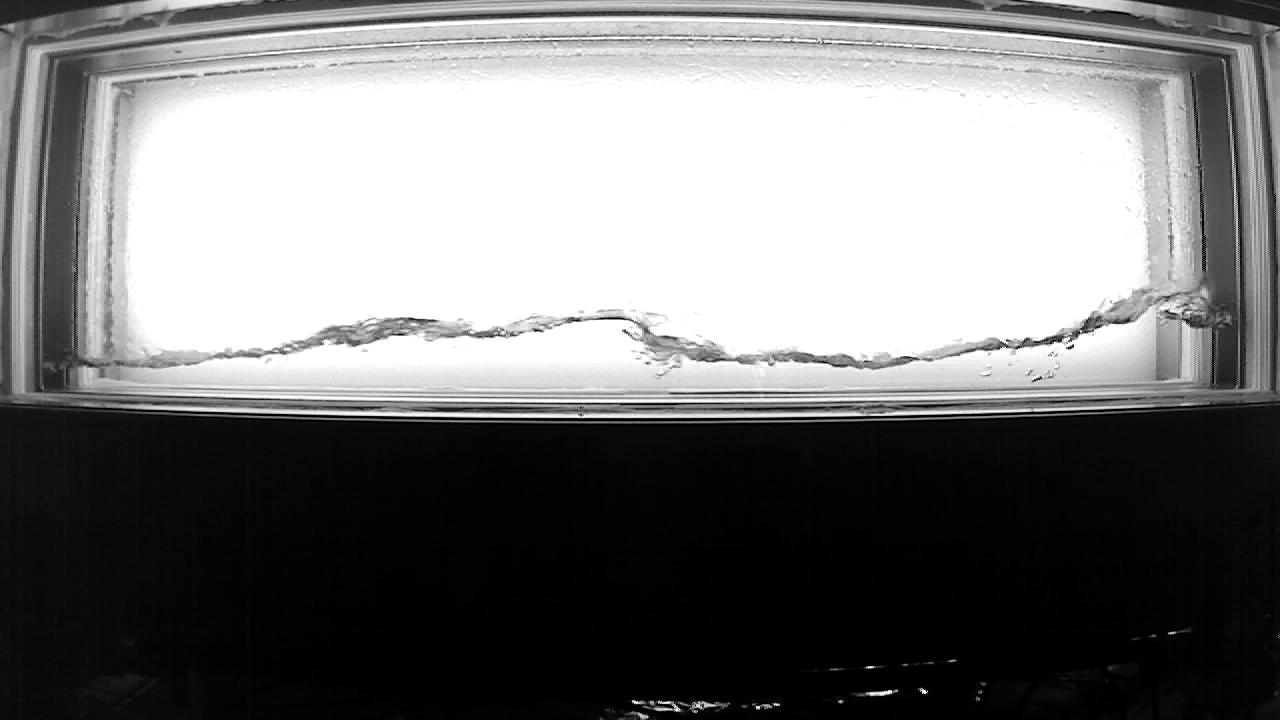
#> input picture CCFL002_1_2000_500_up_cam1_a_pre.jpg, 1280 x 720 px; the run also reads 2 pictures not shown here
$ jupyter execute --allow-errors 'HZDR 1a.ipynb'
#> lines starting #> are read from the running program, lines starting #| are printed output that depends on the picture; after the words box and inside, x2 and y2 are one past the last pixel; in counts of white or black regions, pixels touching at a corner belong together
[cell 1]
import cv2
import numpy as np
import matplotlib.pyplot as plt
import seaborn as sns; sns.set()
from skimage import draw

[cell 2]
def preprocess_image(filename):
#> called with filename = 'CCFL002_1_2000_500_up_cam1_a_pre.jpg'
    bgr_image       = cv2.imread(filename)
#> bgr_image is the input picture: shape (720, 1280, 3); min 0, max 255, mean 120.9
    rgb_image       = cv2.cvtColor(bgr_image, cv2.COLOR_BGR2RGB)
    gray_image      = cv2.cvtColor(rgb_image, cv2.COLOR_RGB2GRAY)
    _, binary_image = cv2.threshold(gray_image, 210, 255, cv2.THRESH_BINARY)
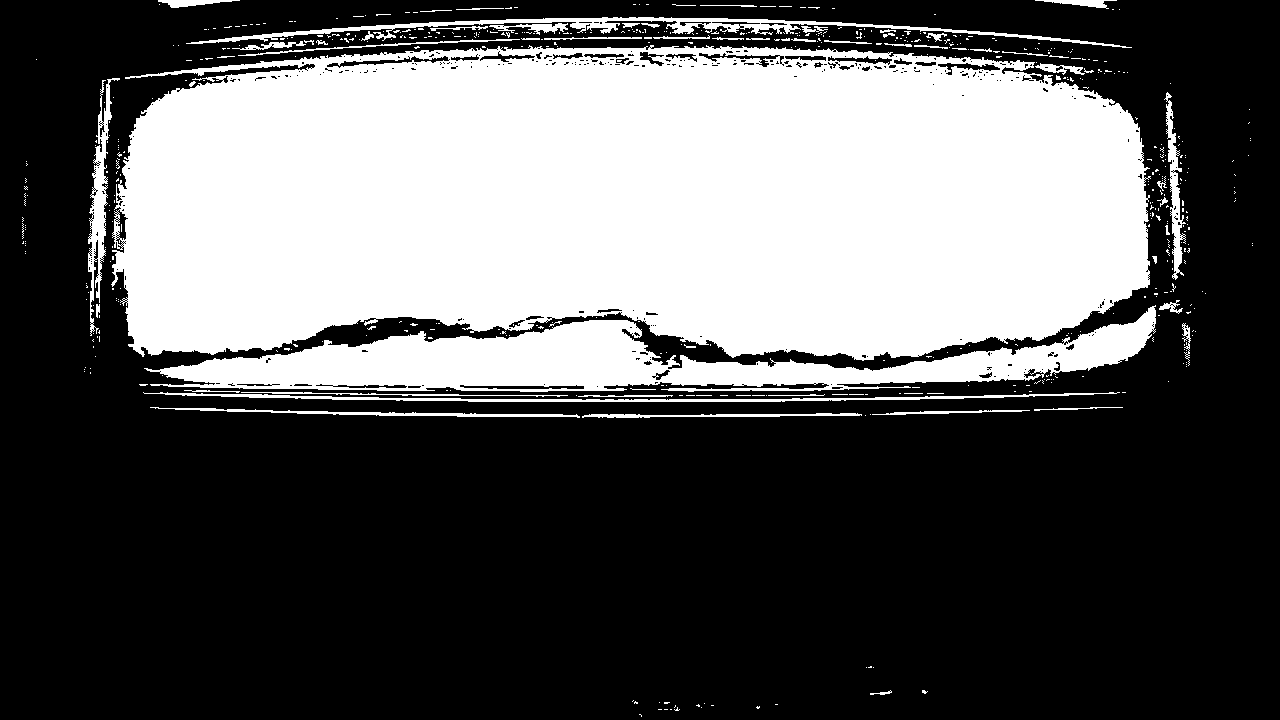
#> binary_image: shape (720, 1280); 36.1% white; 572 white regions (511 under 20 px), largest, box (x1, y1, x2, y2) and area: (111, 45, 1151, 361) 277497, (144, 305, 1156, 392) 35266, (186, 17, 1132, 48) 4526
    binary_image    = binary_image/255

    return binary_image, gray_image

[cell 3]
plt.figure(figsize=(20,20))
plt.imshow(preprocess_image('CCFL002_1_2000_500_up_cam1_a_pre.jpg')[1], cmap='gray')
plt.show()

[cell 4]
binary_image, gray_image = preprocess_image('CCFL002_1_2000_500_up_cam1_a_post.jpg')
#> call 2 of preprocess_image, with filename = 'CCFL002_1_2000_500_up_cam1_a_post.jpg'
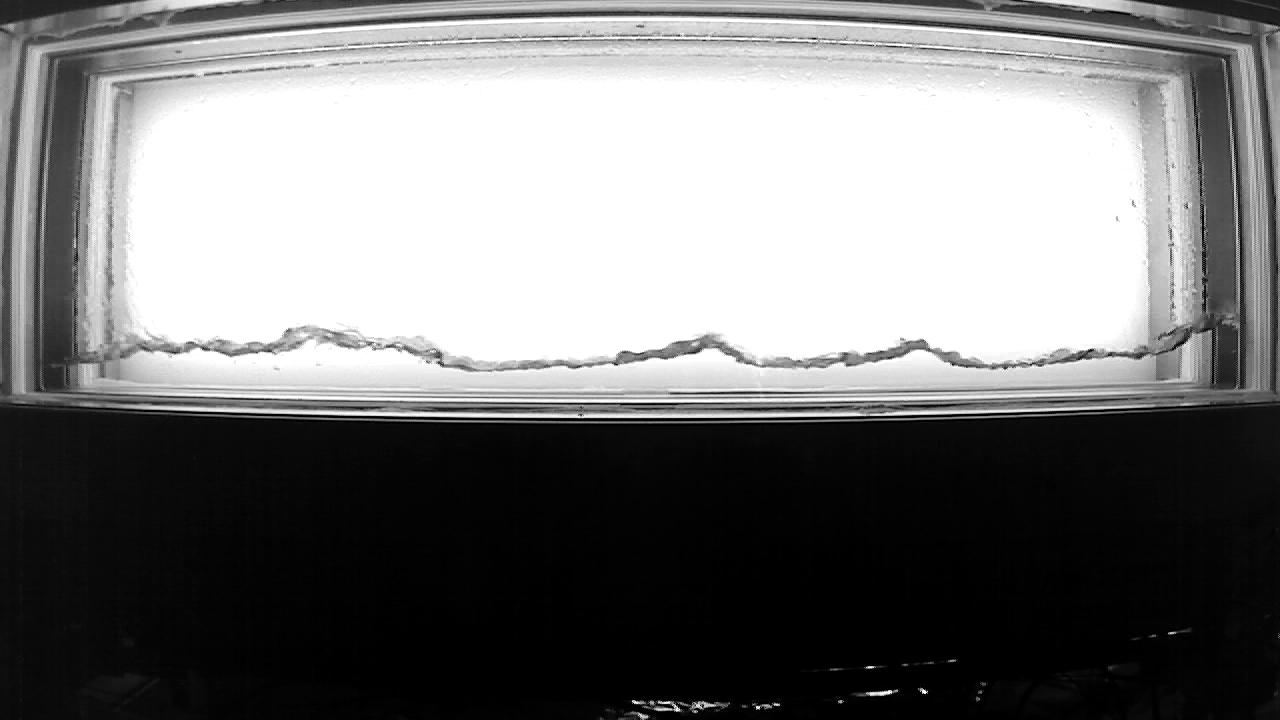
#> input picture CCFL002_1_2000_500_up_cam1_a_post.jpg, 1280 x 720 px
#> in preprocess_image, bgr_image is the input picture: shape (720, 1280, 3); min 0, max 255, mean 121.2
#> in preprocess_image (call 2), `_, binary_image = cv2.threshold(gray_image, 210, 255, cv2.THRESH_BINARY)`: binary_image: shape (720, 1280); 36.4% white; 541 white regions (488 under 20 px), largest, box (x1, y1, x2, y2) and area: (112, 45, 1150, 365) 290976, (132, 337, 1133, 392) 24130, (185, 17, 1131, 51) 5643
size = 5

plt.figure(figsize=(10,10))
# [y,x]
#binary_image[90-size:90+size,200-size:200+size] = 0   # Point A = 90,200
#binary_image[70-size:70+size,400-size:400+size] = 0   # Point B = 70,400
#binary_image[70-size:70+size,600-size:600+size] = 0   # Point C = 70,600
#binary_image[75-size:75+size,800-size:800+size] = 0   # Point D = 75,800
#binary_image[80-size:80+size,1000-size:1000+size] = 0   # Point E = 80,1000

#binary_image[90:90+251,200-size:200+size] = 0
#binary_image[70:70+272,400-size:400+size] = 0
#binary_image[70:70+286,600-size:600+size] = 0
#binary_image[75:75+285,800-size:800+size] = 0
#binary_image[80:80+283,1000-size:1000+size] = 0

binary_image[110-size:110+size,150-size:150+size] = 0
#> binary_image: shape (720, 1280) float64; values 0 (black) and 1 (white), 36.4% white; 541 white regions (488 under 20 px), largest, box (x1, y1, x2, y2) and area: (112, 45, 1150, 365) 290894, (132, 337, 1133, 392) 24130, (185, 17, 1131, 51) 5643
binary_image[95-size:95+size,175-size:175+size] = 0
#> binary_image: shape (720, 1280) float64; values 0 (black) and 1 (white), 36.4% white; 541 white regions (488 under 20 px), largest, box (x1, y1, x2, y2) and area: (112, 45, 1150, 365) 290800, (132, 337, 1133, 392) 24130, (185, 17, 1131, 51) 5643
binary_image[90-size:90+size,200-size:200+size] = 0
#> binary_image: shape (720, 1280) float64; values 0 (black) and 1 (white), 36.3% white; 541 white regions (488 under 20 px), largest, box (x1, y1, x2, y2) and area: (112, 45, 1150, 365) 290702, (132, 337, 1133, 392) 24130, (185, 17, 1131, 51) 5643
binary_image[85-size:85+size,225-size:225+size] = 0
#> binary_image: shape (720, 1280) float64; values 0 (black) and 1 (white), 36.3% white; 541 white regions (488 under 20 px), largest, box (x1, y1, x2, y2) and area: (112, 45, 1150, 365) 290622, (132, 337, 1133, 392) 24130, (185, 17, 1131, 51) 5643
binary_image[82-size:82+size,250-size:250+size] = 0
#> binary_image: shape (720, 1280) float64; values 0 (black) and 1 (white), 36.3% white; 541 white regions (488 under 20 px), largest, box (x1, y1, x2, y2) and area: (112, 45, 1150, 365) 290532, (132, 337, 1133, 392) 24130, (185, 17, 1131, 51) 5643
binary_image[80-size:80+size,275-size:275+size] = 0
#> binary_image: shape (720, 1280) float64; values 0 (black) and 1 (white), 36.3% white; 541 white regions (488 under 20 px), largest, box (x1, y1, x2, y2) and area: (112, 45, 1150, 365) 290433, (132, 337, 1133, 392) 24130, (185, 17, 1131, 51) 5643
binary_image[78-size:78+size,300-size:300+size] = 0
#> binary_image: shape (720, 1280) float64; values 0 (black) and 1 (white), 36.3% white; 541 white regions (488 under 20 px), largest, box (x1, y1, x2, y2) and area: (112, 45, 1150, 365) 290333, (132, 337, 1133, 392) 24130, (185, 17, 1131, 51) 5643
binary_image[75-size:75+size,325-size:325+size] = 0
#> binary_image: shape (720, 1280) float64; values 0 (black) and 1 (white), 36.3% white; 541 white regions (488 under 20 px), largest, box (x1, y1, x2, y2) and area: (112, 45, 1150, 365) 290236, (132, 337, 1133, 392) 24130, (185, 17, 1131, 51) 5643
binary_image[73-size:73+size,350-size:350+size] = 0
#> binary_image: shape (720, 1280) float64; values 0 (black) and 1 (white), 36.3% white; 541 white regions (488 under 20 px), largest, box (x1, y1, x2, y2) and area: (112, 45, 1150, 365) 290139, (132, 337, 1133, 392) 24130, (185, 17, 1131, 51) 5643
binary_image[73-size:73+size,375-size:375+size] = 0
#> binary_image: shape (720, 1280) float64; values 0 (black) and 1 (white), 36.3% white; 541 white regions (488 under 20 px), largest, box (x1, y1, x2, y2) and area: (112, 45, 1150, 365) 290040, (132, 337, 1133, 392) 24130, (185, 17, 1131, 51) 5643
binary_image[72-size:72+size,400-size:400+size] = 0
#> binary_image: shape (720, 1280) float64; values 0 (black) and 1 (white), 36.3% white; 541 white regions (488 under 20 px), largest, box (x1, y1, x2, y2) and area: (112, 45, 1150, 365) 289944, (132, 337, 1133, 392) 24130, (185, 17, 1131, 51) 5643
binary_image[71-size:71+size,425-size:425+size] = 0
#> binary_image: shape (720, 1280) float64; values 0 (black) and 1 (white), 36.2% white; 541 white regions (488 under 20 px), largest, box (x1, y1, x2, y2) and area: (112, 45, 1150, 365) 289856, (132, 337, 1133, 392) 24130, (185, 17, 1131, 51) 5643
binary_image[71-size:71+size,450-size:450+size] = 0
#> binary_image: shape (720, 1280) float64; values 0 (black) and 1 (white), 36.2% white; 541 white regions (488 under 20 px), largest, box (x1, y1, x2, y2) and area: (112, 45, 1150, 365) 289763, (132, 337, 1133, 392) 24130, (185, 17, 1131, 51) 5643
binary_image[71-size:71+size,475-size:475+size] = 0
#> binary_image: shape (720, 1280) float64; values 0 (black) and 1 (white), 36.2% white; 541 white regions (488 under 20 px), largest, box (x1, y1, x2, y2) and area: (112, 45, 1150, 365) 289664, (132, 337, 1133, 392) 24130, (185, 17, 1131, 51) 5643
binary_image[70-size:70+size,500-size:500+size] = 0
#> binary_image: shape (720, 1280) float64; values 0 (black) and 1 (white), 36.2% white; 541 white regions (488 under 20 px), largest, box (x1, y1, x2, y2) and area: (112, 45, 1150, 365) 289564, (132, 337, 1133, 392) 24130, (185, 17, 1131, 51) 5643
binary_image[70-size:70+size,525-size:525+size] = 0
#> binary_image: shape (720, 1280) float64; values 0 (black) and 1 (white), 36.2% white; 541 white regions (488 under 20 px), largest, box (x1, y1, x2, y2) and area: (112, 45, 1150, 365) 289464, (132, 337, 1133, 392) 24130, (185, 17, 1131, 51) 5643
binary_image[70-size:70+size,550-size:550+size] = 0
#> binary_image: shape (720, 1280) float64; values 0 (black) and 1 (white), 36.2% white; 541 white regions (488 under 20 px), largest, box (x1, y1, x2, y2) and area: (112, 45, 1150, 365) 289364, (132, 337, 1133, 392) 24130, (185, 17, 1131, 51) 5643
binary_image[70-size:70+size,575-size:575+size] = 0
binary_image[70:70+310,600-size:600+size] = 0
#> binary_image: shape (720, 1280) float64; values 0 (black) and 1 (white), 35.9% white; 540 white regions (487 under 20 px), largest, box (x1, y1, x2, y2) and area: (112, 45, 1150, 365) 286390, (132, 337, 1133, 392) 23987, (185, 17, 1131, 51) 5643
binary_image[70-size:70+size,625-size:625+size] = 0
#> binary_image: shape (720, 1280) float64; values 0 (black) and 1 (white), 35.8% white; 540 white regions (487 under 20 px), largest, box (x1, y1, x2, y2) and area: (112, 45, 1150, 365) 286290, (132, 337, 1133, 392) 23987, (185, 17, 1131, 51) 5643
binary_image[70-size:70+size,650-size:650+size] = 0
#> binary_image: shape (720, 1280) float64; values 0 (black) and 1 (white), 35.8% white; 540 white regions (487 under 20 px), largest, box (x1, y1, x2, y2) and area: (112, 45, 1150, 365) 286190, (132, 337, 1133, 392) 23987, (185, 17, 1131, 51) 5643
binary_image[70-size:70+size,675-size:675+size] = 0
#> binary_image: shape (720, 1280) float64; values 0 (black) and 1 (white), 35.8% white; 540 white regions (487 under 20 px), largest, box (x1, y1, x2, y2) and area: (112, 45, 1150, 365) 286090, (132, 337, 1133, 392) 23987, (185, 17, 1131, 51) 5643
binary_image[70-size:70+size,700-size:700+size] = 0
#> binary_image: shape (720, 1280) float64; values 0 (black) and 1 (white), 35.8% white; 540 white regions (487 under 20 px), largest, box (x1, y1, x2, y2) and area: (112, 45, 1150, 365) 285990, (132, 337, 1133, 392) 23987, (185, 17, 1131, 51) 5643
binary_image[70-size:70+size,725-size:725+size] = 0
#> binary_image: shape (720, 1280) float64; values 0 (black) and 1 (white), 35.8% white; 540 white regions (487 under 20 px), largest, box (x1, y1, x2, y2) and area: (112, 45, 1150, 365) 285890, (132, 337, 1133, 392) 23987, (185, 17, 1131, 51) 5643
binary_image[70-size:70+size,750-size:750+size] = 0
#> binary_image: shape (720, 1280) float64; values 0 (black) and 1 (white), 35.8% white; 540 white regions (487 under 20 px), largest, box (x1, y1, x2, y2) and area: (112, 45, 1150, 365) 285802, (132, 337, 1133, 392) 23987, (185, 17, 1131, 51) 5643
binary_image[70-size:70+size,775-size:775+size] = 0
#> binary_image: shape (720, 1280) float64; values 0 (black) and 1 (white), 35.8% white; 540 white regions (487 under 20 px), largest, box (x1, y1, x2, y2) and area: (112, 45, 1150, 365) 285703, (132, 337, 1133, 392) 23987, (185, 17, 1131, 51) 5643
binary_image[70-size:70+size,800-size:800+size] = 0
#> binary_image: shape (720, 1280) float64; values 0 (black) and 1 (white), 35.8% white; 540 white regions (487 under 20 px), largest, box (x1, y1, x2, y2) and area: (112, 45, 1150, 365) 285617, (132, 337, 1133, 392) 23987, (185, 17, 1131, 51) 5643
binary_image[73-size:73+size,825-size:825+size] = 0
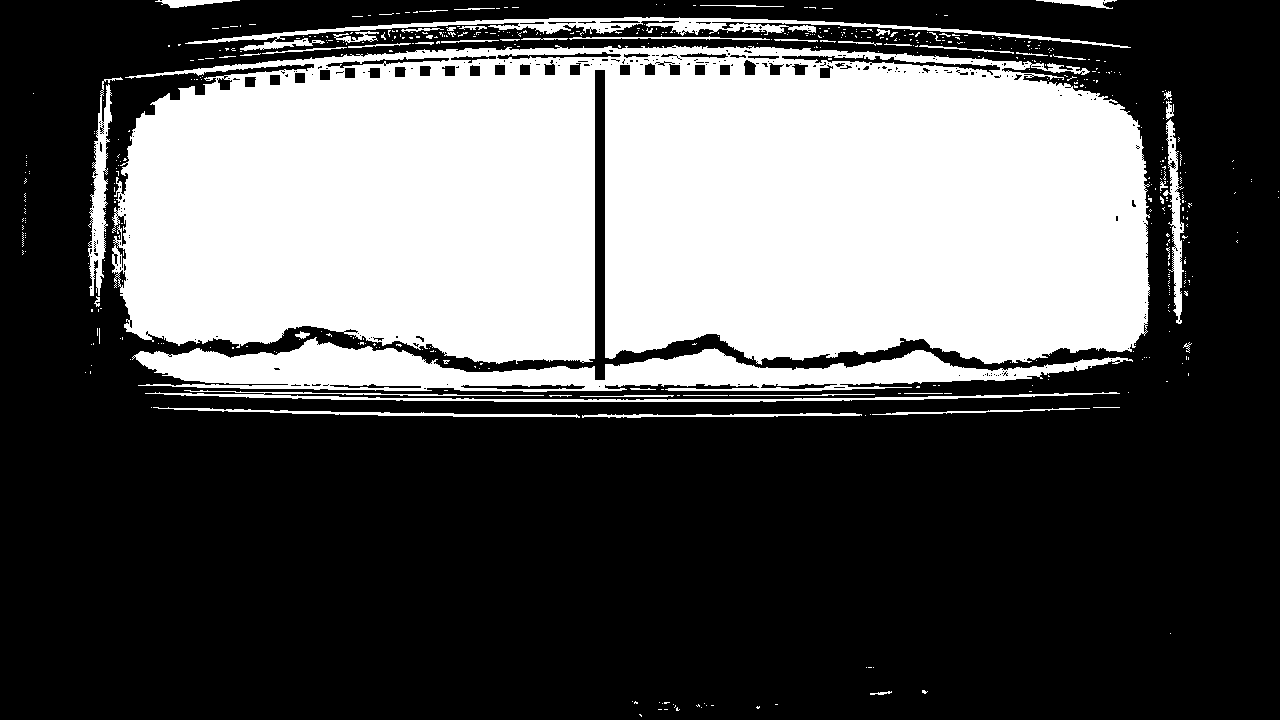
#> binary_image: shape (720, 1280) float64; values 0 (black) and 1 (white), 35.8% white; 540 white regions (487 under 20 px), largest, box (x1, y1, x2, y2) and area: (112, 45, 1150, 365) 285517, (132, 337, 1133, 392) 23987, (185, 17, 1131, 51) 5643
binary_image[75-size:75+size,850-size:850+size] = 0
#> binary_image: shape (720, 1280) float64; values 0 (black) and 1 (white), 35.8% white; 540 white regions (487 under 20 px), largest, box (x1, y1, x2, y2) and area: (112, 45, 1150, 365) 285417, (132, 337, 1133, 392) 23987, (185, 17, 1131, 51) 5643
binary_image[76-size:76+size,875-size:875+size] = 0
#> binary_image: shape (720, 1280) float64; values 0 (black) and 1 (white), 35.7% white; 540 white regions (487 under 20 px), largest, box (x1, y1, x2, y2) and area: (112, 45, 1150, 365) 285317, (132, 337, 1133, 392) 23987, (185, 17, 1131, 51) 5643
binary_image[77-size:77+size,900-size:900+size] = 0
#> binary_image: shape (720, 1280) float64; values 0 (black) and 1 (white), 35.7% white; 540 white regions (487 under 20 px), largest, box (x1, y1, x2, y2) and area: (112, 45, 1150, 365) 285218, (132, 337, 1133, 392) 23987, (185, 17, 1131, 51) 5643
binary_image[78-size:78+size,925-size:925+size] = 0
#> binary_image: shape (720, 1280) float64; values 0 (black) and 1 (white), 35.7% white; 540 white regions (487 under 20 px), largest, box (x1, y1, x2, y2) and area: (112, 45, 1150, 365) 285118, (132, 337, 1133, 392) 23987, (185, 17, 1131, 51) 5643
binary_image[78-size:78+size,950-size:950+size] = 0
#> binary_image: shape (720, 1280) float64; values 0 (black) and 1 (white), 35.7% white; 540 white regions (487 under 20 px), largest, box (x1, y1, x2, y2) and area: (112, 45, 1150, 365) 285018, (132, 337, 1133, 392) 23987, (185, 17, 1131, 51) 5643
binary_image[81-size:81+size,975-size:975+size] = 0
#> binary_image: shape (720, 1280) float64; values 0 (black) and 1 (white), 35.7% white; 540 white regions (487 under 20 px), largest, box (x1, y1, x2, y2) and area: (112, 45, 1150, 365) 284918, (132, 337, 1133, 392) 23987, (185, 17, 1131, 51) 5643
binary_image[83-size:83+size,1000-size:1000+size] = 0
#> binary_image: shape (720, 1280) float64; values 0 (black) and 1 (white), 35.7% white; 540 white regions (487 under 20 px), largest, box (x1, y1, x2, y2) and area: (112, 45, 1150, 365) 284818, (132, 337, 1133, 392) 23987, (185, 17, 1131, 51) 5643
binary_image[88-size:88+size,1025-size:1025+size] = 0
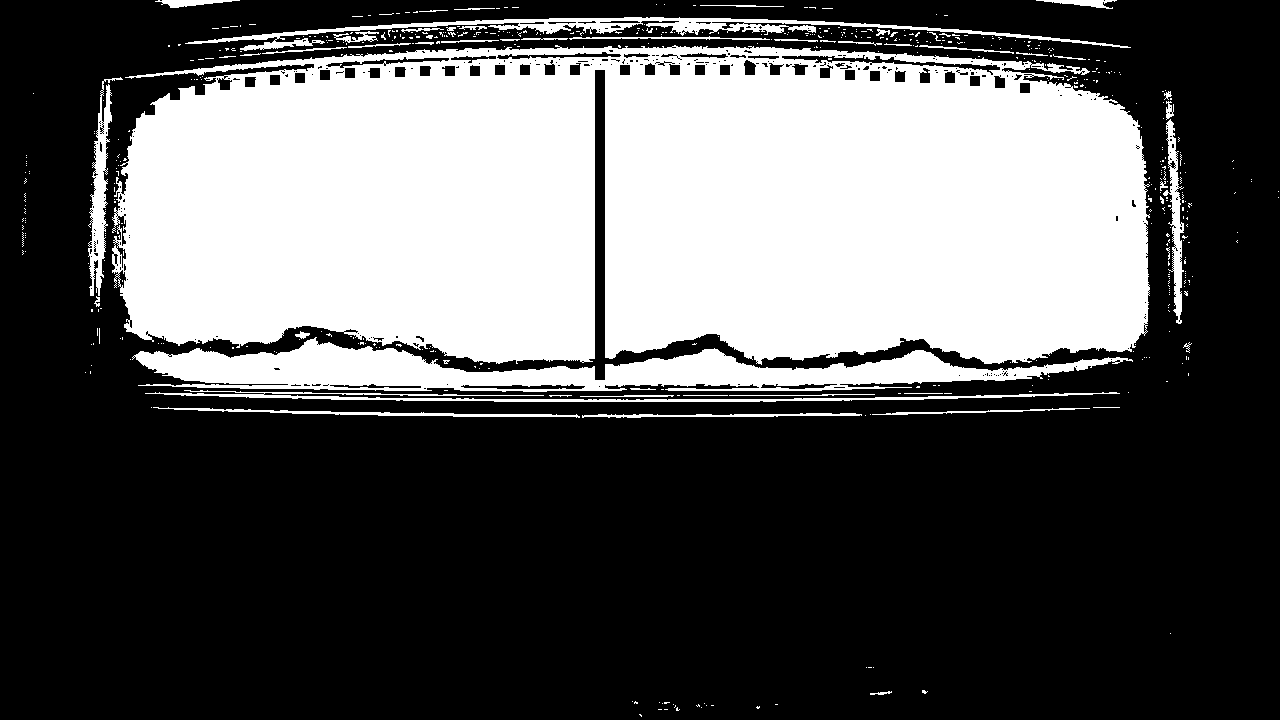
#> binary_image: shape (720, 1280) float64; values 0 (black) and 1 (white), 35.7% white; 540 white regions (487 under 20 px), largest, box (x1, y1, x2, y2) and area: (112, 45, 1150, 365) 284718, (132, 337, 1133, 392) 23987, (185, 17, 1131, 51) 5643
binary_image[94-size:94+size,1050-size:1050+size] = 0
#> binary_image: shape (720, 1280) float64; values 0 (black) and 1 (white), 35.7% white; 540 white regions (487 under 20 px), largest, box (x1, y1, x2, y2) and area: (112, 45, 1150, 365) 284618, (132, 337, 1133, 392) 23987, (185, 17, 1131, 51) 5643
binary_image[100-size:100+size,1075-size:1075+size] = 0
#> binary_image: shape (720, 1280) float64; values 0 (black) and 1 (white), 35.7% white; 540 white regions (487 under 20 px), largest, box (x1, y1, x2, y2) and area: (112, 45, 1150, 365) 284518, (132, 337, 1133, 392) 23987, (185, 17, 1131, 51) 5643
binary_image[100-size:100+size,1100-size:1100+size] = 0
#> binary_image: shape (720, 1280) float64; values 0 (black) and 1 (white), 35.6% white; 541 white regions (488 under 20 px), largest, box (x1, y1, x2, y2) and area: (112, 45, 1150, 365) 284429, (132, 337, 1133, 392) 23987, (185, 17, 1131, 51) 5643
binary_image[120-size:120+size,1125-size:1125+size] = 0
#> binary_image: shape (720, 1280) float64; values 0 (black) and 1 (white), 35.6% white; 541 white regions (488 under 20 px), largest, box (x1, y1, x2, y2) and area: (112, 45, 1150, 365) 284329, (132, 337, 1133, 392) 23987, (185, 17, 1131, 51) 5643


plt.imshow(binary_image, cmap='gray')

# Average height: 302

[cell 5]
point_A = [90,200]
point_B = [70,400]
point_C = [70,600]
point_D = [75,800]
point_E = [80,1000]

[cell 6]
# Start is a coordinate --> [y,x]
def count_pixel(binary_image, start):
    y = start[0]
    x = start[1]
    no_of_pixels = 0
    while binary_image[y,x] == 1:
        y += 1
        no_of_pixels += 1
#> after the loop, no_of_pixels = 283; y = 363

    return no_of_pixels

[cell 7]
binary_image = preprocess_image('CCFL002_1_2000_500_up_cam1_a_post.jpg')[0]
count_pixel(binary_image, point_E)
#> Out = 283

[cell 8]
binary_image, gray_image = preprocess_image('CCFL002_1_2000_500_up_cam1_a_post.jpg')
